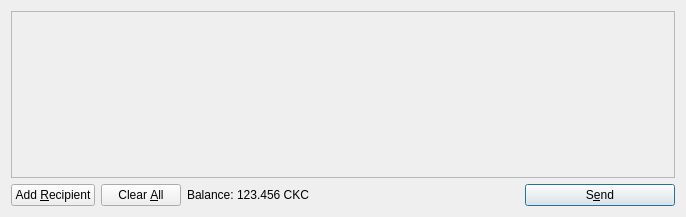
<?xml version="1.0" encoding="UTF-8"?>
<ui version="4.0">
 <class>SendCoinsDialog</class>
 <widget class="QDialog" name="SendCoinsDialog">
  <property name="geometry">
   <rect>
    <x>0</x>
    <y>0</y>
    <width>686</width>
    <height>217</height>
   </rect>
  </property>
  <property name="windowTitle">
   <string>Send Coins</string>
  </property>
  <layout class="QVBoxLayout" name="verticalLayout">
   <item>
    <widget class="QScrollArea" name="scrollArea">
     <property name="widgetResizable">
      <bool>true</bool>
     </property>
     <widget class="QWidget" name="scrollAreaWidgetContents">
      <property name="geometry">
       <rect>
        <x>0</x>
        <y>0</y>
        <width>666</width>
        <height>165</height>
       </rect>
      </property>
      <layout class="QVBoxLayout" name="verticalLayout_2">
       <property name="margin">
        <number>0</number>
       </property>
       <item>
        <layout class="QVBoxLayout" name="entries">
         <property name="spacing">
          <number>6</number>
         </property>
        </layout>
       </item>
       <item>
        <spacer name="verticalSpacer">
         <property name="orientation">
          <enum>Qt::Vertical</enum>
         </property>
         <property name="sizeHint" stdset="0">
          <size>
           <width>20</width>
           <height>40</height>
          </size>
         </property>
        </spacer>
       </item>
      </layout>
     </widget>
    </widget>
   </item>
   <item>
    <layout class="QHBoxLayout" name="horizontalLayout">
     <item>
      <widget class="QPushButton" name="addButton">
       <property name="toolTip">
        <string>Send to multiple recipients at once</string>
       </property>
       <property name="text">
        <string>Add &amp;Recipient</string>
       </property>
       <property name="icon">
        <iconset resource="../bitcoin.qrc">
         <normaloff>:/icons/add</normaloff>:/icons/add</iconset>
       </property>
       <property name="autoDefault">
        <bool>false</bool>
       </property>
      </widget>
     </item>
     <item>
      <widget class="QPushButton" name="clearButton">
       <property name="sizePolicy">
        <sizepolicy hsizetype="Minimum" vsizetype="Fixed">
         <horstretch>0</horstretch>
         <verstretch>0</verstretch>
        </sizepolicy>
       </property>
       <property name="toolTip">
        <string>Remove all transaction fields</string>
       </property>
       <property name="text">
        <string>Clear &amp;All</string>
       </property>
       <property name="icon">
        <iconset resource="../bitcoin.qrc">
         <normaloff>:/icons/remove</normaloff>:/icons/remove</iconset>
       </property>
       <property name="autoRepeatDelay">
        <number>300</number>
       </property>
       <property name="autoDefault">
        <bool>false</bool>
       </property>
      </widget>
     </item>
     <item>
      <layout class="QHBoxLayout" name="horizontalLayout_2">
       <property name="spacing">
        <number>3</number>
       </property>
       <item>
        <widget class="QLabel" name="label">
         <property name="text">
          <string>Balance:</string>
         </property>
        </widget>
       </item>
       <item>
        <widget class="QLabel" name="labelBalance">
         <property name="cursor">
          <cursorShape>IBeamCursor</cursorShape>
         </property>
         <property name="text">
          <string>123.456 CKC</string>
         </property>
         <property name="textInteractionFlags">
          <set>Qt::LinksAccessibleByMouse|Qt::TextSelectableByKeyboard|Qt::TextSelectableByMouse</set>
         </property>
        </widget>
       </item>
      </layout>
     </item>
     <item>
      <spacer name="horizontalSpacer">
       <property name="orientation">
        <enum>Qt::Horizontal</enum>
       </property>
       <property name="sizeHint" stdset="0">
        <size>
         <width>40</width>
         <height>20</height>
        </size>
       </property>
      </spacer>
     </item>
     <item>
      <widget class="QPushButton" name="sendButton">
       <property name="minimumSize">
        <size>
         <width>150</width>
         <height>0</height>
        </size>
       </property>
       <property name="toolTip">
        <string>Confirm the send action</string>
       </property>
       <property name="text">
        <string>S&amp;end</string>
       </property>
       <property name="icon">
        <iconset resource="../bitcoin.qrc">
         <normaloff>:/icons/send</normaloff>:/icons/send</iconset>
       </property>
       <property name="default">
        <bool>true</bool>
       </property>
      </widget>
     </item>
    </layout>
   </item>
  </layout>
 </widget>
 <resources>
  <include location="../bitcoin.qrc"/>
 </resources>
 <connections/>
</ui>
